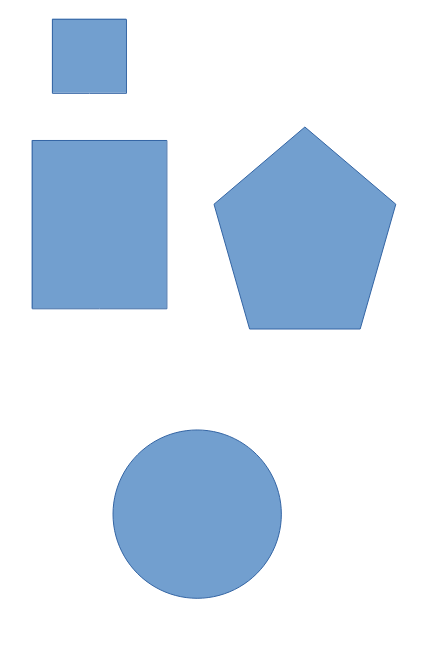
#> input picture shapes.PNG, 424 x 662 px
$ python 'shape detection.py'
#> lines starting #> are read from the running program, lines starting #| are printed output that depends on the picture; after the words box and inside, x2 and y2 are one past the last pixel; in counts of white or black regions, pixels touching at a corner belong together; long printed decimals are rounded
import numpy as np
from matplotlib import pyplot
import cv2 as cv

shape = cv.imread('shapes.PNG')
#> shape is the input picture: shape (662, 424, 3); mean B, G, R 241.6, 228.4, 216.1
gray = cv.cvtColor(shape, cv.COLOR_BGR2GRAY)
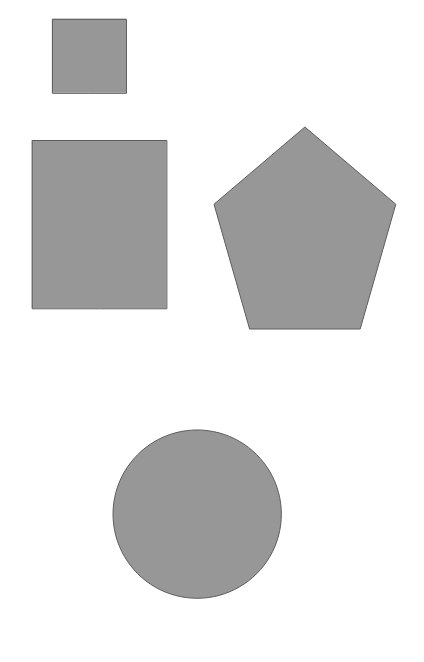
#> gray: shape (662, 424); min 94, max 255, mean 226.2
_, threshold = cv.threshold(gray, 240, 255, cv.THRESH_BINARY)
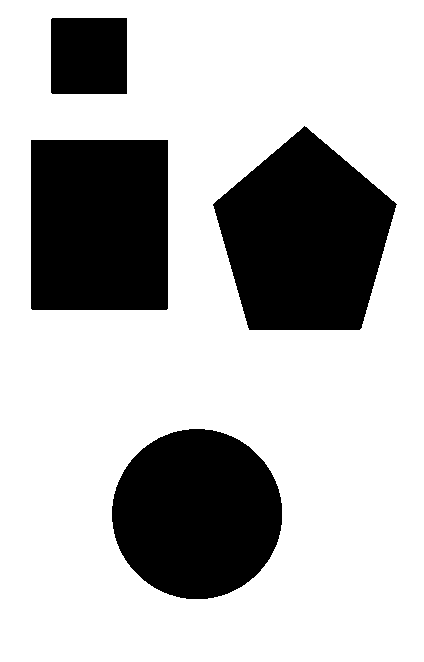
#> threshold: shape (662, 424); 72.4% white; 4 black regions
contours, _ = cv.findContours(threshold, cv.RETR_TREE, cv.CHAIN_APPROX_NONE)
#> contours = 5 contours; box (x1, y1, x2, y2) and area: (0, 0, 424, 662) 279603, (212, 125, 398, 331) 26040, (30, 139, 169, 311) 23593, (111, 428, 283, 600) 22916, (50, 17, 128, 95) 5924

for contour in contours:
    approx = cv.approxPolyDP(contour, 0.01 * cv.arcLength(contour, True), True)
    '''
    The function cv::approxPolyDP approximates a curve or a polygon with another curve/polygon with less
    .   vertices so that the distance between them is less or equal to the specified precision. It uses the
    .   Douglas-Peucker algorithm
    it gives the number of approximate polygonal curve in the countor so accroding to the number of cureves we can detemrmine
    the shape of the object , Now if it returns 3 curves we can determine that 3 closed cureves makes triangle in this way
    '''
    cv.drawContours(shape, [approx], 0, (0, 0, 0), 5)
    x = approx.ravel()[0] +15
    y = approx.ravel()[1] -20

    if len(approx) == 3:
        print('its a traingle')
        cv.putText(shape, 'Traingle', (x, y), cv.FONT_HERSHEY_COMPLEX, 0.5, (0, 0 , 255))

    elif len(approx) == 4:
        x, y, w, h = cv.boundingRect(approx)
        aspect_ratio = float(w) / h
        print(aspect_ratio)
        if aspect_ratio >= 0.95 and aspect_ratio <= 1.05:
            print('its a sqaure')
            cv.putText(shape, 'square', (x, y), cv.FONT_HERSHEY_COMPLEX, 0.5, (0, 0, 255))

        else:
            print('its a rectangle')
            cv.putText(shape, 'rectangle', (x, y), cv.FONT_HERSHEY_COMPLEX, 0.5, (0, 0, 255))

    elif len(approx) == 5:
        print('its a pentagon')
        cv.putText(shape, 'pentagon', (x, y), cv.FONT_HERSHEY_COMPLEX, 0.5, (0, 0, 255))

    elif len(approx) == 10:
        print('its a star')
        cv.putText(shape, 'star', (x, y), cv.FONT_HERSHEY_COMPLEX, 0.5, (0, 0, 255))

    else:
        print('its a circle')
        cv.putText(shape, 'circle', (x, y), cv.FONT_HERSHEY_COMPLEX, 0.5, (0, 0, 255))
#> this loop made 5 passes
#> (approx, w, h, aspect_ratio) on passes 1, 3, 5: ([[0, 0], [0, 661], [423, 661], [423, 0]], 424, 662, 0.64), ([[31, 139], [168, 140], [166, 310], [30, 308]], 139, 172, 0.808), ([[50, 19], [126, 17], [127, 93], [52, 94]], 78, 78, 1)
#| 0.6405
#| its a rectangle
#| its a circle
#| 0.8081
#| its a rectangle
#| its a pentagon
#| 1.0
#| its a sqaure
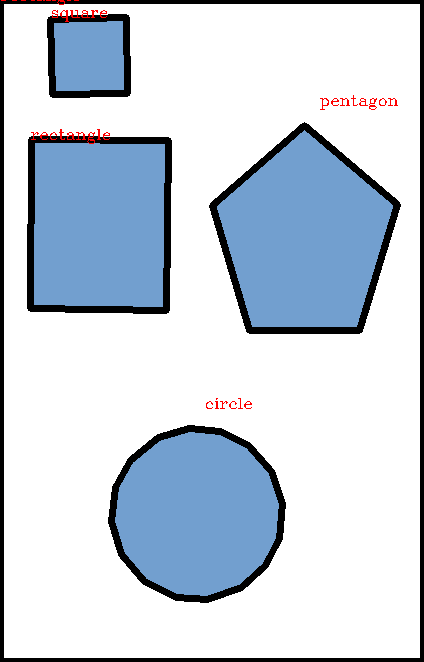
#> shape: shape (662, 424, 3); 8.39% of pixels changed, all inside (x1, y1, x2, y2) = (0, 0, 424, 662)

cv.imshow('shape', shape)
cv.waitKey(0)
cv.destroyAllWindows()
